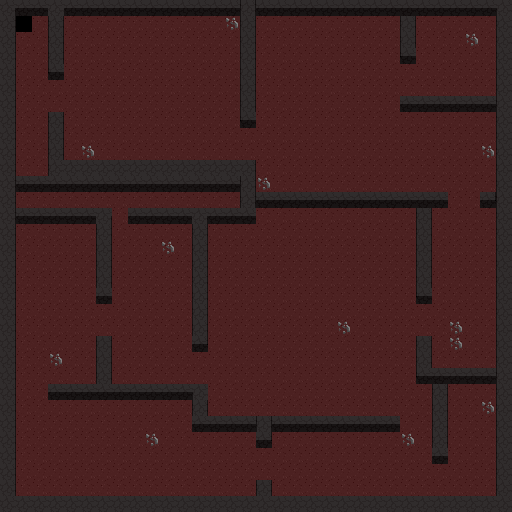

This game map was drawn from its Tiled (.tmx) file and the tilesets committed beside it. A one-line description and the trimmed map source follow:
An orthogonal 32x32 tile map with 16x16 px tiles, 2 tile layers (map, objects), 5 hidden layers not drawn, 5 tilesets.

<map version="1.0" orientation="orthogonal" renderorder="right-down" width="32" height="32" tilewidth="16" tileheight="16">
 <tileset firstgid="1" name="test_tiles_ignore_me" tilewidth="16" tileheight="16">
  <image source="../tiles/test_tiles_ignore_me.png" width="176" height="32" />
 </tileset>
 <tileset firstgid="23" name="characters" tilewidth="16" tileheight="16">
  <image source="../tiles/other/characters.png" width="80" height="32" />
 </tileset>
 <tileset firstgid="33" name="collision" tilewidth="16" tileheight="16">
  <image source="../tiles/other/collision.png" width="16" height="16" />
 </tileset>
 <tileset firstgid="34" name="lighting" tilewidth="16" tileheight="16">
  <image source="../tiles/other/lighting.png" width="16" height="16" />
 </tileset>
 <tileset firstgid="35" name="other" tilewidth="16" tileheight="16">
  <image source="../tiles/other/other.png" width="64" height="16" />
 </tileset>
 <layer name="map" width="32" height="32">
  <data>[1024 cells, 1024 non-empty, 11 distinct tile ids]</data>
 </layer>
 <layer name="objects" width="32" height="32">
  <data>[1024 cells, 13 non-empty, 1 distinct tile ids]</data>
 </layer>
 <layer name="collsion" width="32" height="32" visible="0">
  <data>[1024 cells, 263 non-empty, 1 distinct tile ids]</data>
 </layer>
 <layer name="lighting" width="32" height="32" visible="0">
  <data>[1024 cells, 263 non-empty, 1 distinct tile ids]</data>
 </layer>
 <layer name="characters" width="32" height="32" visible="0">
  <data>[1024 cells, 10 non-empty, 10 distinct tile ids]</data>
 </layer>
 <layer name="puzzle" width="32" height="32" visible="0">
  <data>[1024 cells, 0 non-empty, 0 distinct tile ids]</data>
 </layer>
 <layer name="other" width="32" height="32" visible="0">
  <data>[1024 cells, 71 non-empty, 4 distinct tile ids]</data>
 </layer>
</map>
